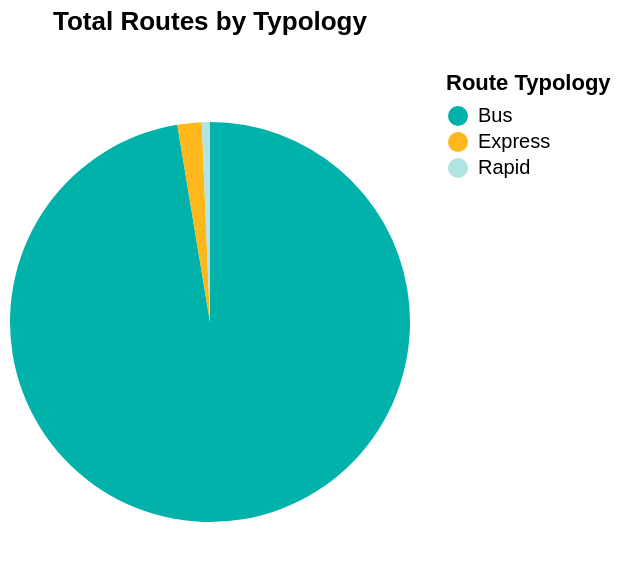

Notebook code for this chart:
### Code cell
try:
    display(utils.create_route_typology(one_month_schedule_rt_route_direction_summary_df))
except:
    display(Markdown(f"""{analysis_name} doesn't have information on route typologies."""))

### Figure 1 — Vega-Lite specification as saved in the notebook (floating-point values rounded to 4 significant figures)
{"config": {"view": {"continuousWidth": 300, "continuousHeight": 300}}, "data": {"name": "data-e64463b9d938ae63c84f76a09c500f47"}, "mark": {"type": "arc"}, "encoding": {"color": {"field": "Route Typology", "scale": {"range": ["#00b2a9", "#ffb81c", "#b1e4e3", "#d9d9d6", "#4b4f54", "#d86018"]}, "title": "Route Typology", "type": "nominal"}, "theta": {"field": "Total Routes", "type": "quantitative"}, "tooltip": [{"field": "Route Typology", "type": "nominal"}, {"field": "Total Routes", "type": "quantitative"}]}, "height": 250, "title": {"text": ["Total Routes by Typology"], "subtitle": [""]}, "width": 200, "$schema": "https://vega.github.io/schema/vega-lite/v6.1.0.json", "datasets": {"data-e64463b9d938ae63c84f76a09c500f47": [{"Route Typology": "Bus", "Total Routes": 149}, {"Route Typology": "Express", "Total Routes": 3}, {"Route Typology": "Rapid", "Total Routes": 1}]}}
